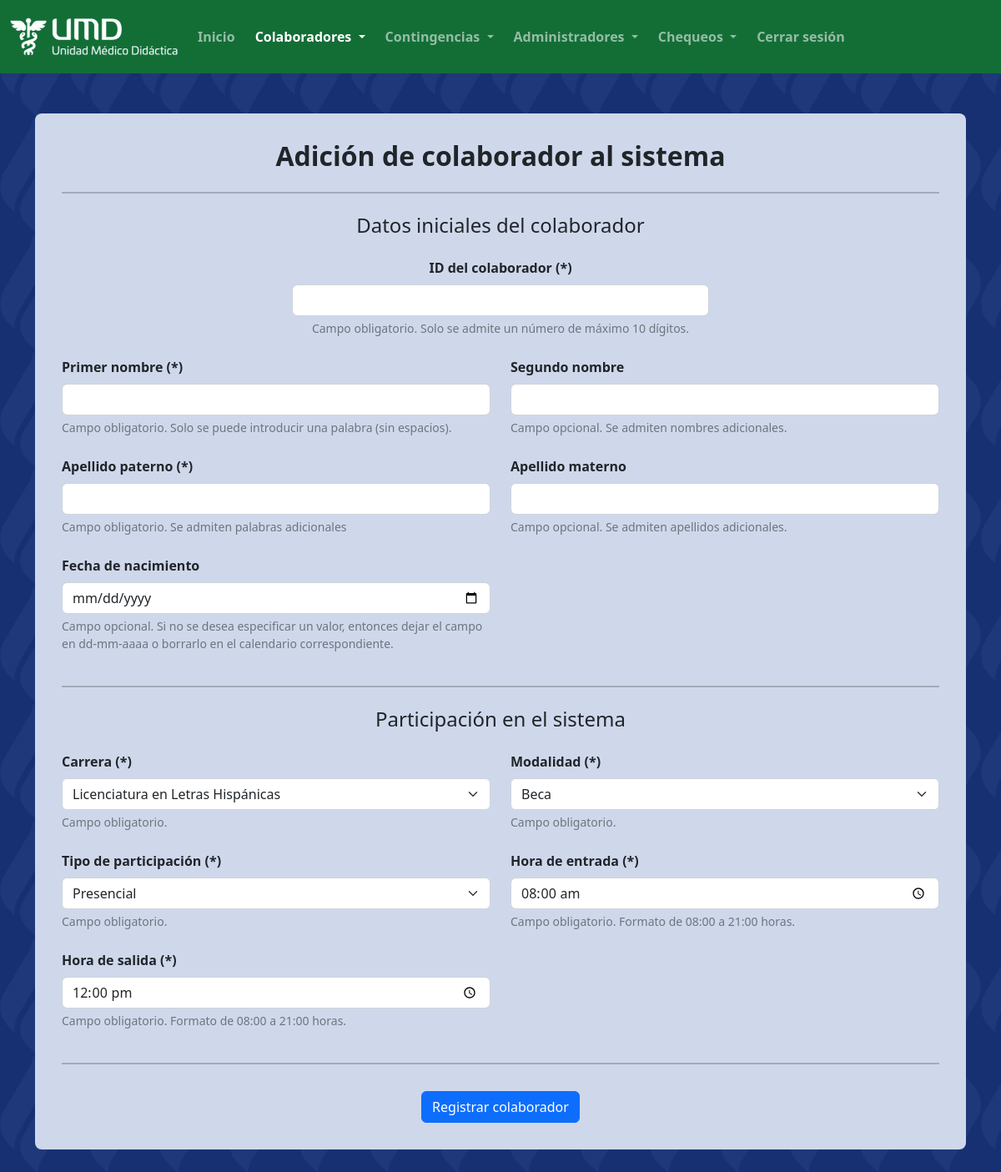
The page /administrador/adicion_colaboradores/adicion_colaborador.php (signed in) on the database its author committed.
### tables this page shows
CREATE TABLE `carrera` (
  `ID` int(10) UNSIGNED NOT NULL,
  `nombre` tinytext NOT NULL
);

CREATE TABLE `modalidad` (
  `ID` int(10) UNSIGNED NOT NULL,
  `nombre` varchar(45) NOT NULL
);

CREATE TABLE `participacion` (
  `ID` int(10) UNSIGNED NOT NULL,
  `nombre` varchar(45) NOT NULL
);

### administrador/adicion_colaboradores/adicion_colaborador.php (the view, shortened to what this page needs)
<?php
    $conexion_base = new mysqli("localhost", "root", "", "checadorumd");
    $carreras = $conexion_base->query("SELECT * FROM carrera;");
    $modalidades = $conexion_base->query("SELECT * FROM modalidad;");
    $participaciones = $conexion_base->query("SELECT * FROM participacion;");
?>
<html lang="es" class="invisible">
    <head>
        <link rel="stylesheet" href="../../css/desplazamiento_instantaneo.css">
        <link rel="stylesheet" href="../../css/clases_globales.css">
        <link rel="stylesheet" href="../../css/estilos_administradores.css">
        <link rel="stylesheet" href="../../css/bootstrap/bootstrap-icons.css">
        <link rel="stylesheet" href="../../css/bootstrap/bootstrap.min.css">
        <link rel="stylesheet" href="../../css/dselect.min.css">
    </head>
    <body class="fondo-pantone-azul-oscuro">
        <?php
            include("../componentes_paginas/barra_navegacion.php");
        ?>
        <div class="mx-2 mx-md-0">
            <div class="container-xl my-5">
                <div class="jumbotron fondo-pantone-azul-claro">
                    <h1 class="fs-2 fw-semibold text-center">
                        Adición de colaborador al sistema
                    </h1>
                    <hr class="my-4 border border-1 border-dark">
                    <form method="POST" action="procesar_adicion_colaborador.php"
                    class="mb-0" id="registro-colaborador">
                        <div class="row mb-2">
                            <div class="col-12 text-center mb-4">
                                <h4 class="mb-0"> Datos iniciales del colaborador </h4>
                            </div>
                            <div class="col-12 mb-4 texto-colaborador">
                                <label for="ID-colaborador" class="form-label fw-semibold"> ID del colaborador (*) </label>
                                <input type="text" class="form-control recuadro-ID" id="ID-colaborador"
                                onchange="verificarColaborador(document.getElementById('ID-colaborador').value, 'ID-colaborador', 1)"
                                autocomplete="OFF" autofocus="ON" required name="ID-colaborador" pattern="[0-9]{1,10}">
                                <div class="form-text"> Campo obligatorio. Solo se admite un número de máximo 10 dígitos. </div>
                            </div>
                            <div class="col-12 col-md-6 mb-4">
                                <label for="primer-nombre" class="form-label fw-semibold"> Primer nombre (*) </label>
                                <input type="text" class="form-control mayusculas-iniciales" id="primer-nombre"
                                autocomplete="OFF" required name="primer-nombre" pattern="^[a-zA-ZÁÉÍÓÚáéíóúñÑ]{1,}$">
                                <div class="form-text"> Campo obligatorio. Solo se puede introducir una palabra (sin espacios). </div>
                            </div>
                            <div class="col-12 col-md-6 mb-4">
                                <label for="segundo-nombre" class="form-label fw-semibold"> Segundo nombre </label>
                                <input type="text" class="form-control mayusculas-iniciales" id="segundo-nombre"
                                autocomplete="OFF" name="segundo-nombre" pattern="^[a-zA-ZÁÉÍÓÚáéíóúñÑ ]{1,}$">
                                <div class="form-text"> Campo opcional. Se admiten nombres adicionales. </div>
                            </div>
                            <div class="col-12 col-md-6 mb-4 mb-md-0">
                                <label for="primer-apellido" class="form-label fw-semibold"> Apellido paterno (*) </label>
                                <input type="text" class="form-control mayusculas-iniciales" id="primer-apellido"
                                autocomplete="OFF" required name="primer-apellido" pattern="^[a-zA-ZÁÉÍÓÚáéíóúñÑ ]{1,}$">
                                <div class="form-text"> Campo obligatorio. Se admiten palabras adicionales</div>
                            </div>
                            <div class="col-12 col-md-6 mb-4">
                                <label for="segundo-apellido" class="form-label fw-semibold"> Apellido materno </label>
                                <input type="text" class="form-control mayusculas-iniciales" id="segundo-apellido"
                                autocomplete="OFF" name="segundo-apellido" pattern="^[a-zA-ZÁÉÍÓÚáéíóúñÑ ]{1,}$">
                                <div class="form-text"> Campo opcional. Se admiten apellidos adicionales. </div>
                            </div>
                            <div class="col-12 col-lg-6 mb-0">
                                <label for="fecha-nacimiento" class="form-label fw-semibold"> Fecha de nacimiento </label>
                                <input type="date" name="fecha-nacimiento" min="1900-01-01" class="form-control" id="fecha-nacimiento" autocomplete="OFF">
                                <div class="form-text">
                                    Campo opcional. Si no se desea especificar un valor, entonces dejar el
                                    campo en dd-mm-aaaa o borrarlo en el calendario correspondiente.
                                </div>
                            </div>
                            <div class="col-12 my-4">
                                <hr class="mb-0 border border-1 border-dark">
                            </div>
                            <div class="col-12 text-center mb-4">
                                <h4 class="mb-0"> Participación en el sistema </h4>
                            </div>
                            <div class="col-12 col-md-6 mb-4">
                                <label for="carreras" class="form-label fw-semibold"> Carrera (*) </label>
                                <select class="form-select" name="carrera" id="carreras" required>
                                    <?php
                                        if(isset($carreras) && $carreras->num_rows > 0) {
                                            while($carrera = $carreras->fetch_row()) {
                                                echo "<option value='" . $carrera[0]. "'> " . $carrera[1] . " </option> ";
                                            }
                                        }
                                    ?>
                                </select>
                                <div class="form-text">
                                    Campo obligatorio.
                                </div>
                            </div>
                            <div class="col-12 col-md-6 mb-4">
                                <label for="modalidades" class="form-label fw-semibold"> Modalidad (*) </label>
                                <select class="form-select" name="modalidad" id="modalidades">
                                    <?php
                                        if(isset($modalidades) && $modalidades->num_rows > 0) {
                                            while($modalidad = $modalidades->fetch_row()) {
                                                echo "<option value='" . $modalidad[0]. "'> " . $modalidad[1] . " </option> ";
                                            }
                                        }
                                    ?>
                                </select>
                                <div class="form-text">
                                    Campo obligatorio.
                                </div>
                            </div>
                            <div class="col-12 col-md-6 mb-4">
                                <label for="participaciones" class="form-label fw-semibold"> Tipo de participación (*) </label>
                                <select class="form-select" name="participacion" id="participaciones">
                                    <?php
                                        if(isset($participaciones) && $participaciones->num_rows > 0) {
                                            while($participacion = $participaciones->fetch_row()) {
                                                echo "<option value='" . $participacion[0]. "'> " . $participacion[1] . " </option> ";
                                            }
                                        }
                                    ?>
                                </select>
                                <div class="form-text">
                                    Campo obligatorio.
                                </div>
                            </div>
                            <div class="col-12 col-md-6 mb-4 mb-md-0">
                                <label for="hora-entrada" class="form-label fw-semibold"> Hora de entrada (*) </label>
                                <input type="time" class="form-control mayusculas-iniciales" id="hora-entrada"
                                autocomplete="OFF" required name="hora-entrada" value="08:00" min="08:00" max="21:00"
                                oninput="verificarRangosHoras('hora-entrada', 'hora-salida')">
                                <div class="form-text">
                                    Campo obligatorio. Formato de 08:00 a 21:00 horas.
                                </div>
                            </div>
                            <div class="col-12 col-md-6">
                                <label for="hora-salida" class="form-label fw-semibold"> Hora de salida (*) </label>
                                <input type="time" class="form-control mayusculas-iniciales" id="hora-salida"
                                autocomplete="OFF" required name="hora-salida" value="12:00" min="08:00" max="21:00"
                                oninput="verificarRangosHoras('hora-entrada', 'hora-salida')">
                                <div class="form-text">
                                    Campo obligatorio. Formato de 08:00 a 21:00 horas.
                                </div>
                            </div>
                            <div class="col-12 my-4">
                                <hr class="mb-0 border border-1 border-dark">
                            </div>
                        </div>
                        <div class="text-center">
                            <button class="btn btn-primary">
                                Registrar colaborador
                            </button>
                        </div>
                    </form>
                </div>
            </div>
        </div>
    </body>
</html>

### css/desplazamiento_instantaneo.css (style rules this page uses)
html { scroll-behavior: auto !important; }

### css/clases_globales.css (style rules this page uses)
body { background-image: url("../img/iconouaa.png"); background-repeat: repeat; background-size: clamp(50px, 7vw, 300px); scroll-behavior: auto !important; }
.fondo-pantone-azul-claro { background-color: rgb(207, 216, 235); }
.fondo-pantone-azul-oscuro { background-color: rgb(22, 48, 114); }

### css/estilos_administradores.css (style rules this page uses)
.jumbotron { padding: 2rem; margin-bottom: 2rem; border-radius: .5rem; }
.mayusculas-iniciales { text-transform: lowercase; }
.mayusculas-iniciales::first-line { text-transform: capitalize; }
.recuadro-ID { max-width: min(100%, 700px); }
@media screen and (min-width: 768px) { .recuadro-ID { margin: auto auto; text-align: center; max-width: 500px; } }
@media screen and (min-width: 768px) { .texto-colaborador { text-align: center; } }

### rows shown on the page
carrera: nombre "Licenciatura en Letras Hispánicas"
modalidad: nombre "Beca"
participacion: nombre "Presencial"
